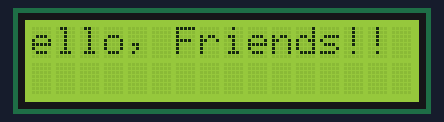
A sketch run on a simulated Arduino Uno, built with avr-gcc and run on an emulated ATmega328P. Parts: 16×2 character LCD.

Above: at 1.14 s.
At 2.34 s:
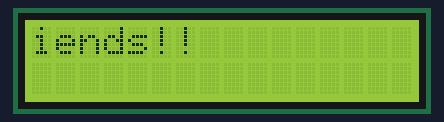
At 3.69 s:
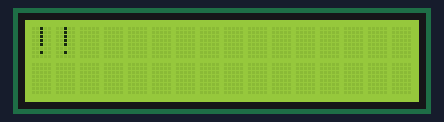
At 5.94 s:
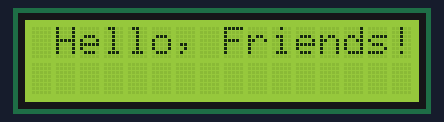
At 8.34 s:
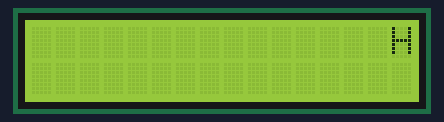
At 10.6 s:
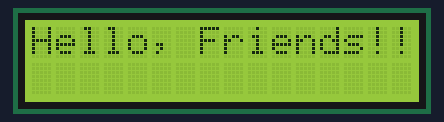

Measured:
- by itself, everything shown: repeats every 10.6 s, in 64 steps
- what the display in image 5 shows lasts 1.2 s, from 10.5 s to 11.7 s

The sketch:

lcd.ino
```cpp
// 16x2 LCD marquee demo using LiquidCrystal.
// Wire RS->12, EN->11, D4->5, D5->4, D6->3, D7->2 and a 10k trim pot for contrast.
// The sketch scrolls a friendly greeting left, right, then returns to center.

#include <Arduino.h>
#include <LiquidCrystal.h>

constexpr uint8_t RS_PIN = 12;
constexpr uint8_t EN_PIN = 11;
constexpr uint8_t D4_PIN = 5;
constexpr uint8_t D5_PIN = 4;
constexpr uint8_t D6_PIN = 3;
constexpr uint8_t D7_PIN = 2;

constexpr uint8_t LCD_COLUMNS = 16;
constexpr uint8_t LCD_ROWS = 2;
constexpr unsigned long SCROLL_DELAY_MS = 150;
constexpr unsigned long PAUSE_BETWEEN_CYCLES_MS = 1000;

LiquidCrystal lcd(RS_PIN, EN_PIN, D4_PIN, D5_PIN, D6_PIN, D7_PIN);
const String MESSAGE = "Hello, Friends!!";  // shorter than 2 rows to keep the animation smooth

void scrollLeft(uint8_t steps);
void scrollRight(uint8_t steps);

void setup() {
  lcd.begin(LCD_COLUMNS, LCD_ROWS);
  lcd.print(MESSAGE);
  delay(PAUSE_BETWEEN_CYCLES_MS);
}

void loop() {
  // move message fully off-screen to the left
  scrollLeft(LCD_COLUMNS);
  // then fully off-screen to the right (text length + display width)
  scrollRight(LCD_COLUMNS + MESSAGE.length());
  // and finally back to the starting position
  scrollLeft(LCD_COLUMNS);

  delay(PAUSE_BETWEEN_CYCLES_MS);
}

void scrollLeft(uint8_t steps) {
  for (uint8_t i = 0; i < steps; i++) {
    lcd.scrollDisplayLeft();
    delay(SCROLL_DELAY_MS);
  }
}

void scrollRight(uint8_t steps) {
  for (uint8_t i = 0; i < steps; i++) {
    lcd.scrollDisplayRight();
    delay(SCROLL_DELAY_MS);
  }
}
```

7seg_display.cpp
```cpp
// Seven-segment display counter (0-9).
// Wire segments A-G to Arduino pins 8, 7, 6, 5, 4, 3, 2 respectively on a common-cathode display.
// The sketch advances one digit per second using a simple lookup table for segment patterns.

#include <Arduino.h>

const uint8_t SEGMENT_PINS[] = {8, 7, 6, 5, 4, 3, 2};  // A, B, C, D, E, F, G
const size_t SEGMENT_COUNT = sizeof(SEGMENT_PINS) / sizeof(SEGMENT_PINS[0]);

// Patterns are ordered A (bit 6) through G (bit 0). HIGH turns a segment on.
const byte DIGIT_PATTERNS[10] = {
  B1111110,  // 0
  B0110000,  // 1
  B1101101,  // 2
  B1111001,  // 3
  B0110011,  // 4
  B1011011,  // 5
  B1011111,  // 6
  B1110000,  // 7
  B1111111,  // 8
  B1111011   // 9
};

const unsigned long UPDATE_PERIOD_MS = 1000;
unsigned long lastUpdate = 0;
uint8_t currentDigit = 0;

void displayDigit(uint8_t digit);
void writeSegments(byte pattern);

void setup() {
  for (size_t i = 0; i < SEGMENT_COUNT; i++) {
    pinMode(SEGMENT_PINS[i], OUTPUT);
    digitalWrite(SEGMENT_PINS[i], LOW);
  }

  displayDigit(currentDigit);
  lastUpdate = millis();
}

void loop() {
  unsigned long now = millis();
  if (now - lastUpdate >= UPDATE_PERIOD_MS) {
    currentDigit = (currentDigit + 1) % 10;
    displayDigit(currentDigit);
    lastUpdate = now;
  }
}

void displayDigit(uint8_t digit) {
  if (digit >= 10) return;  // guard against invalid values
  writeSegments(DIGIT_PATTERNS[digit]);
}

void writeSegments(byte pattern) {
  for (size_t i = 0; i < SEGMENT_COUNT; i++) {
    // bitRead reads LSB first; subtract i from 6 to map to A..G ordering
    bool segmentOn = bitRead(pattern, SEGMENT_COUNT - 1 - i);
    digitalWrite(SEGMENT_PINS[i], segmentOn ? HIGH : LOW);
  }
}
```

blinky.cpp
```cpp
// Basic blink example.
// Connect the on-board LED (or any LED + resistor) to digital pin 13.
// The sketch toggles the LED every second using blocking delays for clarity.

#include <Arduino.h>

const uint8_t LED_PIN = 13;  // most Arduino boards expose the on-board LED here
const unsigned long BLINK_DELAY_MS = 1000;

void setup() {
  pinMode(LED_PIN, OUTPUT);
  digitalWrite(LED_PIN, LOW);  // start in a known state
}

void loop() {
  digitalWrite(LED_PIN, HIGH);
  delay(BLINK_DELAY_MS);

  digitalWrite(LED_PIN, LOW);
  delay(BLINK_DELAY_MS);
}
```

pwm_dimmer.cpp
```cpp
// Potentiometer-controlled PWM dimmer.
// Wire potentiometer ends to 5V/GND and the wiper to A0.
// Wire an LED + resistor to PWM pin 9 (or use another PWM-capable pin).

#include <Arduino.h>

constexpr uint8_t POT_PIN = A0;
constexpr uint8_t LED_PWM_PIN = 9;

constexpr unsigned long UPDATE_PERIOD_MS = 10;
constexpr uint16_t ANALOG_MAX = 1023;
constexpr uint8_t PWM_MAX = 255;

unsigned long lastUpdate = 0;

void setup() {
  pinMode(LED_PWM_PIN, OUTPUT);
  analogWrite(LED_PWM_PIN, 0);
}

void loop() {
  unsigned long now = millis();
  if (now - lastUpdate < UPDATE_PERIOD_MS) return;

  lastUpdate = now;

  int raw = analogRead(POT_PIN);
  uint8_t duty = map(raw, 0, ANALOG_MAX, 0, PWM_MAX);
  analogWrite(LED_PWM_PIN, duty);
}
```

traffic_light.cpp
```cpp
// Traffic light controller with timed state transitions.
// Wire red/yellow/green LEDs (through 220 ohm resistors) to pins 10, 9, and 8.
// The sketch cycles Green -> Yellow -> Red using millis() (no blocking delay).

#include <Arduino.h>

constexpr uint8_t RED_PIN = 10;
constexpr uint8_t YELLOW_PIN = 9;
constexpr uint8_t GREEN_PIN = 8;

constexpr unsigned long GREEN_DURATION_MS = 5000;
constexpr unsigned long YELLOW_DURATION_MS = 1500;
constexpr unsigned long RED_DURATION_MS = 4000;

enum class LightState { Green, Yellow, Red };
LightState currentState = LightState::Green;
unsigned long stateStartedAt = 0;

void enterState(LightState next);
unsigned long durationFor(LightState state);

void setup() {
  pinMode(RED_PIN, OUTPUT);
  pinMode(YELLOW_PIN, OUTPUT);
  pinMode(GREEN_PIN, OUTPUT);

  enterState(LightState::Green);
}

void loop() {
  unsigned long now = millis();
  if (now - stateStartedAt >= durationFor(currentState)) {
    switch (currentState) {
      case LightState::Green:
        enterState(LightState::Yellow);
        break;
      case LightState::Yellow:
        enterState(LightState::Red);
        break;
      case LightState::Red:
        enterState(LightState::Green);
        break;
    }
  }
}

void enterState(LightState next) {
  currentState = next;
  stateStartedAt = millis();

  digitalWrite(RED_PIN, currentState == LightState::Red ? HIGH : LOW);
  digitalWrite(YELLOW_PIN, currentState == LightState::Yellow ? HIGH : LOW);
  digitalWrite(GREEN_PIN, currentState == LightState::Green ? HIGH : LOW);
}

unsigned long durationFor(LightState state) {
  switch (state) {
    case LightState::Green:
      return GREEN_DURATION_MS;
    case LightState::Yellow:
      return YELLOW_DURATION_MS;
    case LightState::Red:
      return RED_DURATION_MS;
  }

  return GREEN_DURATION_MS;  // defensive fallback
}
```

lcd.cpp
```cpp
// 16x2 LCD marquee demo using LiquidCrystal.
// Wire RS->12, EN->11, D4->5, D5->4, D6->3, D7->2 and a 10k trim pot for contrast.
// The sketch scrolls a friendly greeting left, right, then returns to center.

#include <Arduino.h>
#include <LiquidCrystal.h>

constexpr uint8_t RS_PIN = 12;
constexpr uint8_t EN_PIN = 11;
constexpr uint8_t D4_PIN = 5;
constexpr uint8_t D5_PIN = 4;
constexpr uint8_t D6_PIN = 3;
constexpr uint8_t D7_PIN = 2;

constexpr uint8_t LCD_COLUMNS = 16;
constexpr uint8_t LCD_ROWS = 2;
constexpr unsigned long SCROLL_DELAY_MS = 150;
constexpr unsigned long PAUSE_BETWEEN_CYCLES_MS = 1000;

LiquidCrystal lcd(RS_PIN, EN_PIN, D4_PIN, D5_PIN, D6_PIN, D7_PIN);
const String MESSAGE = "Hello, Friends!!";  // shorter than 2 rows to keep the animation smooth

void scrollLeft(uint8_t steps);
void scrollRight(uint8_t steps);

void setup() {
  lcd.begin(LCD_COLUMNS, LCD_ROWS);
  lcd.print(MESSAGE);
  delay(PAUSE_BETWEEN_CYCLES_MS);
}

void loop() {
  // move message fully off-screen to the left
  scrollLeft(LCD_COLUMNS);
  // then fully off-screen to the right (text length + display width)
  scrollRight(LCD_COLUMNS + MESSAGE.length());
  // and finally back to the starting position
  scrollLeft(LCD_COLUMNS);

  delay(PAUSE_BETWEEN_CYCLES_MS);
}

void scrollLeft(uint8_t steps) {
  for (uint8_t i = 0; i < steps; i++) {
    lcd.scrollDisplayLeft();
    delay(SCROLL_DELAY_MS);
  }
}

void scrollRight(uint8_t steps) {
  for (uint8_t i = 0; i < steps; i++) {
    lcd.scrollDisplayRight();
    delay(SCROLL_DELAY_MS);
  }
}
```
